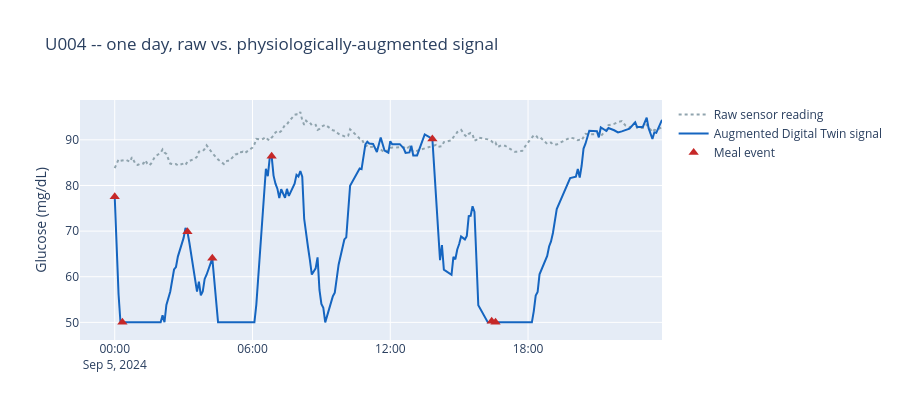

Source (notebook cell):
### Code cell
# Visualize the augmentation for one patient with several meals
sample_patient = "U004"
g = augmented[augmented["patient_id"] == sample_patient].sort_values("timestamp")
day = g[(g["timestamp"] >= "2024-09-05") & (g["timestamp"] < "2024-09-06")]

fig = go.Figure()
fig.add_trace(go.Scatter(x=day["timestamp"], y=day["glucose_measured"], name="Raw sensor reading",
                          line=dict(color="#90a4ae", dash="dot")))
fig.add_trace(go.Scatter(x=day["timestamp"], y=day["glucose"], name="Augmented Digital Twin signal",
                          line=dict(color="#1565c0", width=2)))
meals = day[day["carbs"] > 0]
fig.add_trace(go.Scatter(x=meals["timestamp"], y=meals["glucose"], mode="markers",
                          marker=dict(color="#c62828", size=9, symbol="triangle-up"), name="Meal event"))
fig.update_layout(title=f"{sample_patient} -- one day, raw vs. physiologically-augmented signal",
                   yaxis_title="Glucose (mg/dL)", height=420)
fig.show()

### Figure 1 — Plotly figure (JSON) as saved in the notebook; plotly's stock layout.template omitted (floating-point values rounded to 4 significant figures; data arrays with more than 128 entries replaced by an {"elided": "..."} marker saying what was removed)
{"data": [{"line": {"color": "#90a4ae", "dash": "dot"}, "name": "Raw sensor reading", "type": "scatter", "x": {"elided": "181 str values"}, "y": {"elided": "181 float values"}}, {"line": {"color": "#1565c0", "width": 2}, "name": "Augmented Digital Twin signal", "type": "scatter", "x": {"elided": "181 str values"}, "y": {"elided": "181 float values"}}, {"marker": {"color": "#c62828", "size": 9, "symbol": "triangle-up"}, "mode": "markers", "name": "Meal event", "type": "scatter", "x": ["2024-09-05T00:00:00.000000", "2024-09-05T00:20:00.000000", "2024-09-05T03:10:00.000000", "2024-09-05T04:15:00.000000", "2024-09-05T06:50:00.000000", "2024-09-05T13:50:00.000000", "2024-09-05T16:25:00.000000", "2024-09-05T16:35:00.000000"], "y": [77.53, 50.0, 69.84, 64.03, 86.42, 90.21, 50.24, 50.0]}], "layout": {"height": 420, "title": {"text": "U004 -- one day, raw vs. physiologically-augmented signal"}, "yaxis": {"title": {"text": "Glucose (mg/dL)"}}}}
